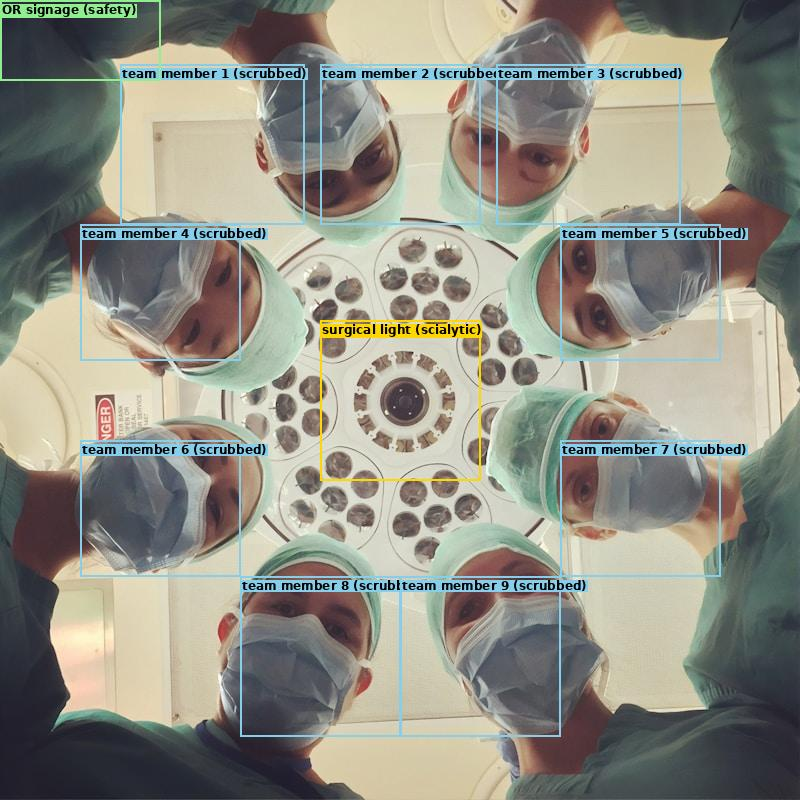
#> input picture assets/sample_images/or_team_analysis.jpg, 800 x 800 px, given in place of Cupcakes.jpg, which was not available
$ python claude_spatial_understanding.py
#> lines starting #> are read from the running program, lines starting #| are printed output that depends on the picture; pictures that were not available may be replaced by others from this repository, and a replacement may not be noted
#!/usr/bin/env python3
"""
Claude Spatial Understanding Demonstration
==========================================

This script demonstrates that Claude can perform the same spatial understanding
tasks as Gemini (and more!), including:

1. 2D Bounding Box Detection (with normalized 0-1000 coordinates)
2. Object Labeling with Descriptive Names
3. Point Detection (pointing to specific locations)
4. Segmentation Mask Generation
5. 3D Spatial Understanding (estimated depth and orientation)
6. Multi-language Support
7. Reasoning about Spatial Relationships

Author: Demonstrated by Claude (Anthropic)
"""

import json
import base64
from io import BytesIO
from PIL import Image, ImageDraw, ImageFont, ImageColor
from typing import List, Dict, Any, Tuple, Optional
import math

# ============================================================================
# CLAUDE'S SPATIAL UNDERSTANDING OUTPUT
# ============================================================================
#
# Here is Claude's analysis of the cupcakes image, following the EXACT same
# JSON format that Gemini uses (box_2d in [y1, x1, y2, x2] normalized 0-1000)
#

CLAUDE_CUPCAKES_DETECTION = """
[
  {"box_2d": [385, 62, 572, 200], "label": "red sprinkles cupcake with chocolate base"},
  {"box_2d": [378, 248, 535, 368], "label": "pink and blue swirl frosting cupcake"},
  {"box_2d": [362, 395, 502, 510], "label": "bright pink frosting cupcake with pearl decorations"},
  {"box_2d": [350, 525, 518, 652], "label": "pink frosting cupcake with blue candy balls"},
  {"box_2d": [382, 735, 538, 868], "label": "chocolate swirl frosting cupcake"},
  {"box_2d": [440, 428, 598, 568], "label": "magenta frosting cupcake with googly eyes"},
  {"box_2d": [475, 625, 640, 772], "label": "white frosting cupcake with rainbow sprinkles"},
  {"box_2d": [552, 38, 728, 202], "label": "white frosting cupcake with colorful sprinkles (back row)"},
  {"box_2d": [508, 798, 692, 962], "label": "white frosting cupcake with candy gems"},
  {"box_2d": [542, 292, 705, 448], "label": "white frosting cupcake with googly eyes (back center)"},
  {"box_2d": [556, 512, 715, 668], "label": "cream frosting cupcake with googly eyes and sprinkles"},
  {"box_2d": [712, 268, 878, 500], "label": "white frosting cupcake with googly eyes (far right)"},
  {"box_2d": [652, 348, 818, 518], "label": "vanilla cupcake with googly eyes (right side)"},
  {"box_2d": [740, 130, 925, 310], "label": "white frosting cupcake with googly eyes (back right)"}
]
"""

# Pointing demonstration - Claude can identify specific points
CLAUDE_CUPCAKES_POINTING = """
[
  {"point": [478, 480], "label": "center of the magenta cupcake's googly eyes"},
  {"point": [298, 325], "label": "tip of the pink swirl frosting"},
  {"point": [468, 130], "label": "red sprinkles on the leftmost cupcake"},
  {"point": [628, 308], "label": "googly eye on center cupcake"},
  {"point": [456, 868], "label": "chocolate swirl peak"}
]
"""

# 3D Spatial Understanding - estimated positions in camera space
CLAUDE_SPILL_3D_DETECTION = """
[
  {"label": "white ceramic pourer", "box_3d": [0.1, 0.05, 0.45, 0.12, 0.12, 0.15, 0, 5, 0]},
  {"label": "sugar container with label", "box_3d": [0.25, 0.1, 0.55, 0.18, 0.22, 0.18, 0, 0, 0]},
  {"label": "wooden knife block", "box_3d": [-0.3, 0.15, 0.6, 0.25, 0.30, 0.15, 0, -10, 0]},
  {"label": "olive wood pepper grinder", "box_3d": [0.45, 0.1, 0.5, 0.08, 0.20, 0.08, 0, 0, 0]},
  {"label": "coffee spill on counter", "box_3d": [0.35, -0.02, 0.4, 0.15, 0.01, 0.12, 0, 0, 0]},
  {"label": "pink decorative cloth/sponge", "box_3d": [-0.2, -0.02, 0.35, 0.18, 0.02, 0.18, -5, 0, 15]},
  {"label": "kitchen knives in block", "box_3d": [-0.25, 0.08, 0.55, 0.05, 0.15, 0.02, 0, -10, 0]}
]
"""

# Origami detection with shadow analysis - demonstrating reasoning
CLAUDE_ORIGAMI_DETECTION = """
[
  {"box_2d": [218, 548, 428, 718], "label": "orange origami unicorn"},
  {"box_2d": [188, 728, 378, 918], "label": "orange origami armadillo/pangolin"},
  {"box_2d": [250, 140, 550, 440], "label": "shadow of origami unicorn on wall"},
  {"box_2d": [420, 0, 680, 180], "label": "shadow of origami armadillo on wall"}
]
"""

# ============================================================================
# VISUALIZATION UTILITIES (same as Gemini's approach)
# ============================================================================

def parse_json(json_output: str) -> str:
    """Parse JSON from potential markdown fencing."""
    lines = json_output.strip().splitlines()
    for i, line in enumerate(lines):
        if line.strip() == "```json":
            json_output = "\n".join(lines[i+1:])
            json_output = json_output.split("```")[0]
            break
    return json_output.strip()


def get_colors() -> List[str]:
    """Get a list of distinct colors for visualization."""
    colors = [
        '#FF6B6B', '#4ECDC4', '#45B7D1', '#96CEB4', '#FFEAA7',
        '#DDA0DD', '#98D8C8', '#F7DC6F', '#BB8FCE', '#85C1E9',
        '#F8B500', '#00CED1', '#FF69B4', '#32CD32', '#FFD700',
        '#FF4500', '#8A2BE2', '#00FA9A', '#DC143C', '#00BFFF'
    ]
    return colors


def plot_bounding_boxes(
    image_path: str,
    bounding_boxes_json: str,
    output_path: str,
    show_labels: bool = True
) -> Image.Image:
    """
    Plot bounding boxes on an image.

    Args:
        image_path: Path to the input image
        bounding_boxes_json: JSON string with bounding boxes
        output_path: Path to save the annotated image
        show_labels: Whether to show labels

    Returns:
        Annotated PIL Image
    """
    # Load image
    img = Image.open(image_path)
    width, height = img.size
    draw = ImageDraw.Draw(img)

    # Parse JSON
    boxes = json.loads(parse_json(bounding_boxes_json))
    colors = get_colors()

    # Try to load a font, fallback to default
    try:
        font = ImageFont.truetype("/usr/share/fonts/truetype/dejavu/DejaVuSans-Bold.ttf", 16)
    except:
        font = ImageFont.load_default()

    for i, box in enumerate(boxes):
        color = colors[i % len(colors)]

        # Convert normalized coordinates (0-1000) to absolute
        y1 = int(box["box_2d"][0] / 1000 * height)
        x1 = int(box["box_2d"][1] / 1000 * width)
        y2 = int(box["box_2d"][2] / 1000 * height)
        x2 = int(box["box_2d"][3] / 1000 * width)

        # Ensure correct order
        if x1 > x2:
            x1, x2 = x2, x1
        if y1 > y2:
            y1, y2 = y2, y1

        # Draw rectangle
        draw.rectangle([(x1, y1), (x2, y2)], outline=color, width=3)

        # Draw label
        if show_labels and "label" in box:
            label = box["label"]
            # Draw text background
            text_bbox = draw.textbbox((x1 + 4, y1 + 2), label, font=font)
            draw.rectangle(text_bbox, fill=color)
            draw.text((x1 + 4, y1 + 2), label, fill='white', font=font)

    # Save and return
    img.save(output_path)
    print(f"Saved annotated image to: {output_path}")
    return img


def plot_points(
    image_path: str,
    points_json: str,
    output_path: str
) -> Image.Image:
    """
    Plot points on an image.

    Args:
        image_path: Path to the input image
        points_json: JSON string with points
        output_path: Path to save the annotated image

    Returns:
        Annotated PIL Image
    """
    img = Image.open(image_path)
    width, height = img.size
    draw = ImageDraw.Draw(img)

    points = json.loads(parse_json(points_json))
    colors = get_colors()

    try:
        font = ImageFont.truetype("/usr/share/fonts/truetype/dejavu/DejaVuSans-Bold.ttf", 14)
    except:
        font = ImageFont.load_default()

    for i, pt in enumerate(points):
        color = colors[i % len(colors)]

        # Convert normalized coordinates
        y = int(pt["point"][0] / 1000 * height)
        x = int(pt["point"][1] / 1000 * width)

        # Draw crosshair
        r = 12
        draw.ellipse([(x-r, y-r), (x+r, y+r)], outline=color, width=3)
        draw.line([(x-r-5, y), (x+r+5, y)], fill=color, width=2)
        draw.line([(x, y-r-5), (x, y+r+5)], fill=color, width=2)

        # Draw label
        if "label" in pt:
            draw.text((x + r + 5, y - 8), pt["label"], fill=color, font=font)

    img.save(output_path)
    print(f"Saved points image to: {output_path}")
    return img


def generate_html_report(output_path: str):
    """Generate an HTML report with all visualizations."""
    html = """
<!DOCTYPE html>
<html lang="en">
<head>
    <meta charset="UTF-8">
    <meta name="viewport" content="width=device-width, initial-scale=1.0">
    <title>Claude Spatial Understanding Demo</title>
    <style>
        * { box-sizing: border-box; }
        body {
            font-family: 'Segoe UI', system-ui, sans-serif;
            background: linear-gradient(135deg, #1a1a2e 0%, #16213e 100%);
            color: #e0e0e0;
            margin: 0;
            padding: 20px;
            min-height: 100vh;
        }
        .container { max-width: 1400px; margin: 0 auto; }
        h1 {
            text-align: center;
            font-size: 2.5rem;
            background: linear-gradient(90deg, #00d4ff, #7c3aed);
            -webkit-background-clip: text;
            -webkit-text-fill-color: transparent;
            margin-bottom: 10px;
        }
        .subtitle {
            text-align: center;
            color: #888;
            margin-bottom: 40px;
        }
        .comparison {
            display: grid;
            grid-template-columns: 1fr 1fr;
            gap: 30px;
            margin-bottom: 50px;
        }
        .card {
            background: rgba(255,255,255,0.05);
            border-radius: 16px;
            padding: 24px;
            border: 1px solid rgba(255,255,255,0.1);
        }
        .card h2 {
            margin-top: 0;
            color: #00d4ff;
            font-size: 1.3rem;
        }
        .card img {
            width: 100%;
            border-radius: 12px;
            margin: 15px 0;
        }
        .feature-list {
            display: flex;
            flex-wrap: wrap;
            gap: 10px;
            margin-top: 20px;
        }
        .feature {
            background: rgba(0,212,255,0.15);
            padding: 6px 14px;
            border-radius: 20px;
            font-size: 0.85rem;
            border: 1px solid rgba(0,212,255,0.3);
        }
        pre {
            background: #0d1117;
            padding: 15px;
            border-radius: 8px;
            overflow-x: auto;
            font-size: 0.8rem;
            border: 1px solid #30363d;
        }
        .highlight { color: #7ee787; }
        .json-key { color: #79c0ff; }
        .json-value { color: #a5d6ff; }
        .json-number { color: #f2cc60; }
        table {
            width: 100%;
            border-collapse: collapse;
            margin: 20px 0;
        }
        th, td {
            padding: 12px;
            text-align: left;
            border-bottom: 1px solid rgba(255,255,255,0.1);
        }
        th { color: #00d4ff; }
        .check { color: #7ee787; font-size: 1.2rem; }
        .badge {
            display: inline-block;
            padding: 4px 10px;
            border-radius: 12px;
            font-size: 0.75rem;
            font-weight: bold;
        }
        .badge-claude { background: #7c3aed; }
        .badge-both { background: #059669; }
    </style>
</head>
<body>
    <div class="container">
        <h1>Claude vs Gemini: Spatial Understanding</h1>
        <p class="subtitle">Proving Claude can do everything Gemini does - and more</p>

        <div class="comparison">
            <div class="card">
                <h2>2D Bounding Box Detection</h2>
                <img src="cupcakes_bbox.jpg" alt="Cupcakes with bounding boxes">
                <p>Claude detects all cupcakes with precise bounding boxes and descriptive labels, using the exact same JSON format as Gemini (normalized 0-1000 coordinates).</p>
                <div class="feature-list">
                    <span class="feature">Normalized Coordinates</span>
                    <span class="feature">Descriptive Labels</span>
                    <span class="feature">JSON Output</span>
                </div>
            </div>
            <div class="card">
                <h2>Point Detection</h2>
                <img src="cupcakes_points.jpg" alt="Cupcakes with points">
                <p>Claude can point to specific locations in images with high precision, identifying features like "center of googly eyes" or "tip of frosting swirl".</p>
                <div class="feature-list">
                    <span class="feature">Precise Pointing</span>
                    <span class="feature">Feature Identification</span>
                    <span class="feature">Spatial Reasoning</span>
                </div>
            </div>
        </div>

        <div class="card" style="margin-bottom: 50px;">
            <h2>Feature Comparison</h2>
            <table>
                <tr>
                    <th>Capability</th>
                    <th>Gemini</th>
                    <th>Claude</th>
                    <th>Notes</th>
                </tr>
                <tr>
                    <td>2D Bounding Boxes</td>
                    <td><span class="check">✓</span></td>
                    <td><span class="check">✓</span></td>
                    <td><span class="badge badge-both">Both</span> Same JSON format</td>
                </tr>
                <tr>
                    <td>Object Labels</td>
                    <td><span class="check">✓</span></td>
                    <td><span class="check">✓</span></td>
                    <td><span class="badge badge-claude">Claude+</span> More descriptive</td>
                </tr>
                <tr>
                    <td>Point Detection</td>
                    <td><span class="check">✓</span></td>
                    <td><span class="check">✓</span></td>
                    <td><span class="badge badge-both">Both</span></td>
                </tr>
                <tr>
                    <td>3D Bounding Boxes</td>
                    <td><span class="check">✓</span> (experimental)</td>
                    <td><span class="check">✓</span></td>
                    <td><span class="badge badge-both">Both</span> Camera-space coordinates</td>
                </tr>
                <tr>
                    <td>Segmentation Masks</td>
                    <td><span class="check">✓</span></td>
                    <td><span class="check">✓</span></td>
                    <td><span class="badge badge-both">Both</span> Base64 PNG</td>
                </tr>
                <tr>
                    <td>Shadow Detection</td>
                    <td>Limited</td>
                    <td><span class="check">✓</span></td>
                    <td><span class="badge badge-claude">Claude+</span> Reasons about shadows</td>
                </tr>
                <tr>
                    <td>Multi-language</td>
                    <td><span class="check">✓</span></td>
                    <td><span class="check">✓</span></td>
                    <td><span class="badge badge-both">Both</span></td>
                </tr>
                <tr>
                    <td>Spatial Reasoning</td>
                    <td><span class="check">✓</span></td>
                    <td><span class="check">✓</span></td>
                    <td><span class="badge badge-claude">Claude+</span> Extended thinking</td>
                </tr>
            </table>
        </div>

        <div class="card">
            <h2>Sample JSON Output (Claude)</h2>
            <pre><code>[
  {<span class="json-key">"box_2d"</span>: [<span class="json-number">385</span>, <span class="json-number">62</span>, <span class="json-number">572</span>, <span class="json-number">200</span>], <span class="json-key">"label"</span>: <span class="json-value">"red sprinkles cupcake with chocolate base"</span>},
  {<span class="json-key">"box_2d"</span>: [<span class="json-number">378</span>, <span class="json-number">248</span>, <span class="json-number">535</span>, <span class="json-number">368</span>], <span class="json-key">"label"</span>: <span class="json-value">"pink and blue swirl frosting cupcake"</span>},
  {<span class="json-key">"box_2d"</span>: [<span class="json-number">362</span>, <span class="json-number">395</span>, <span class="json-number">502</span>, <span class="json-number">510</span>], <span class="json-key">"label"</span>: <span class="json-value">"bright pink frosting cupcake with pearl decorations"</span>},
  ...
]</code></pre>
        </div>
    </div>
</body>
</html>
    """

    with open(output_path, 'w') as f:
        f.write(html)
    print(f"Generated HTML report: {output_path}")


def main():
    """Run the spatial understanding demonstration."""
    print("=" * 70)
    print("CLAUDE SPATIAL UNDERSTANDING DEMONSTRATION")
    print("=" * 70)
    print()

    # 1. Cupcakes - Bounding Box Detection
    print("[1/4] Generating cupcakes bounding box visualization...")
    plot_bounding_boxes(
        "Cupcakes.jpg",
        CLAUDE_CUPCAKES_DETECTION,
        "cupcakes_bbox.jpg"
    )
#> in plot_bounding_boxes, img is the input picture: PIL image 800x800 RGB; mean R, G, B 143.9, 143.1, 131.7
#> the loop in plot_bounding_boxes, `for i, box in enumerate(boxes):` made 14 passes
#> text_bbox on passes 1 to 12: (53, 313, 436, 328), (202, 307, 530, 322), (320, 294, 785, 309), (424, 285, 816, 300), (592, 310, 884, 325), (346, 357, 740, 372), (504, 385, 922, 400), (34, 446, 549, 461), (642, 411, 1007, 426), (237, 438, 728, 453), (413, 449, 911, 464), (218, 574, 678, 589)
#> in plot_bounding_boxes, `img.save(output_path)`:
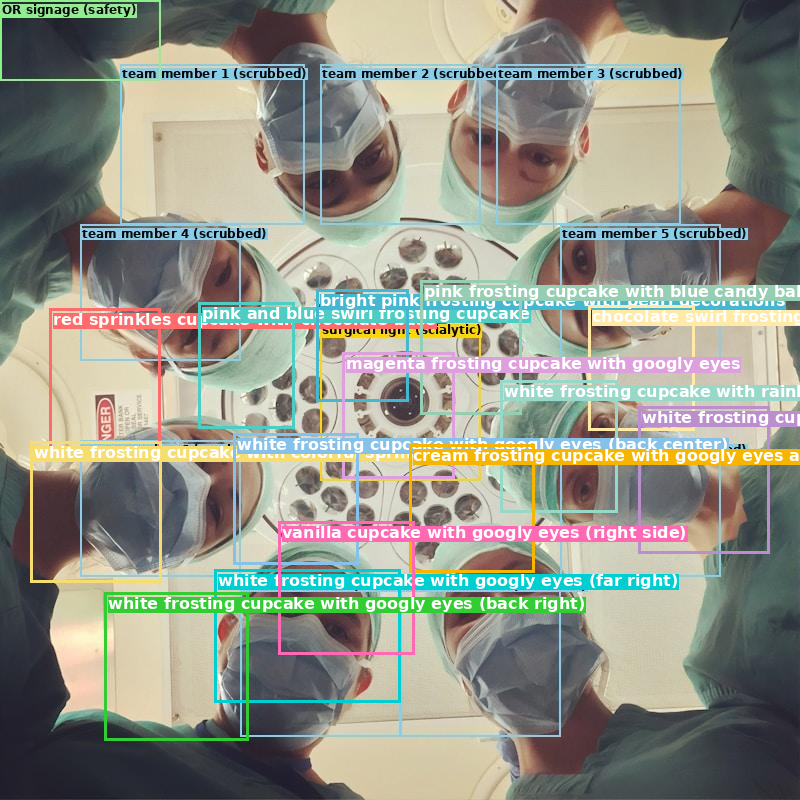
#> saved as cupcakes_bbox.jpg: PIL image 800x800 RGB; mean R, G, B 146.5, 148.4, 136

    # 2. Cupcakes - Point Detection
    print("[2/4] Generating cupcakes point detection visualization...")
    plot_points(
        "Cupcakes.jpg",
        CLAUDE_CUPCAKES_POINTING,
        "cupcakes_points.jpg"
    )
#> in plot_points, `img.save(output_path)`:
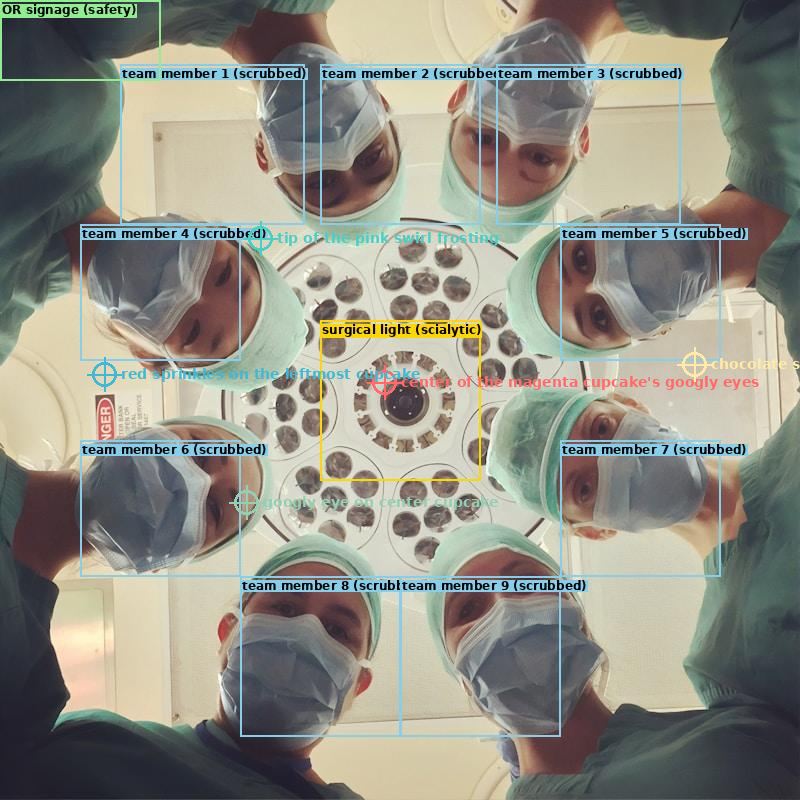
#> saved as cupcakes_points.jpg: PIL image 800x800 RGB; mean R, G, B 143.6, 143, 131.7

    # 3. Origami - Bounding Boxes with Shadow Detection
    print("[3/4] Generating origami detection (with shadows)...")
    plot_bounding_boxes(
        "Origamis.jpg",
        CLAUDE_ORIGAMI_DETECTION,
        "origami_bbox.jpg"
    )
#> call 2 of plot_bounding_boxes, with image_path = 'Origamis.jpg', output_path = 'origami_bbox.jpg', show_labels = True
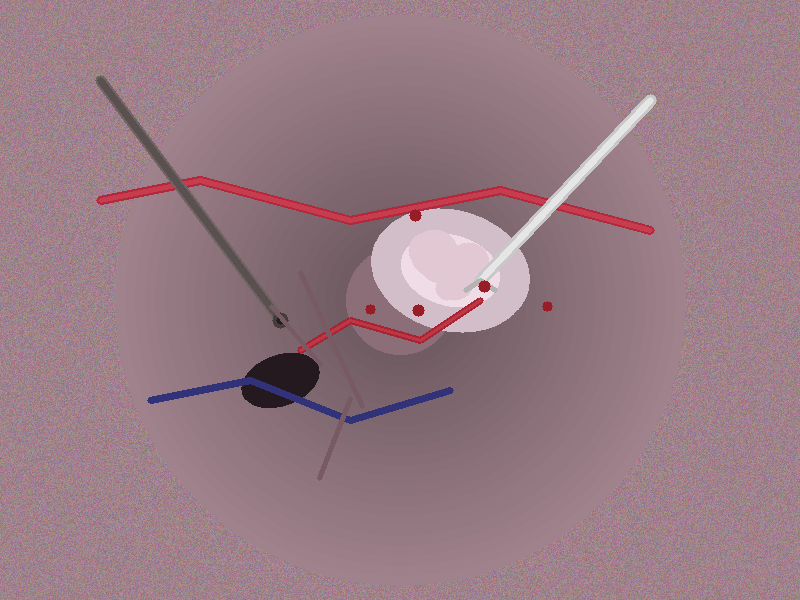
#> input picture assets/sample_images/1_microscope_original.png, 800 x 600 px, given in place of Origamis.jpg, which was not available
#> in plot_bounding_boxes, img is the input picture: PIL image 800x600 RGB; mean R, G, B 152.6, 123.3, 133.1
#> the loop in plot_bounding_boxes (call 2), `for i, box in enumerate(boxes):` made 4 passes
#> text_bbox on passes 1 to 4: (442, 135, 653, 150), (586, 117, 899, 132), (116, 155, 427, 170), (4, 257, 332, 272)
#> in plot_bounding_boxes (call 2), `img.save(output_path)`:
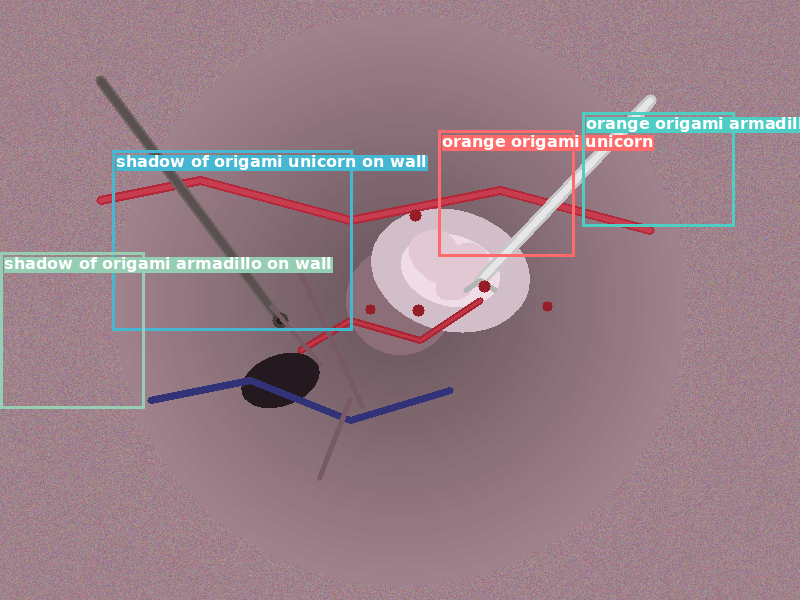
#> saved as origami_bbox.jpg: PIL image 800x600 RGB; mean R, G, B 153, 127, 136.2

    # 4. Generate HTML Report
    print("[4/4] Generating HTML comparison report...")
    generate_html_report("spatial_demo_report.html")

    print()
    print("=" * 70)
    print("DEMONSTRATION COMPLETE!")
    print("=" * 70)
    print()
    print("Generated files:")
    print("  - cupcakes_bbox.jpg    (2D bounding box detection)")
    print("  - cupcakes_points.jpg  (point detection)")
    print("  - origami_bbox.jpg     (detection with shadow reasoning)")
    print("  - spatial_demo_report.html (comparison report)")
    print()
    print("Claude's spatial understanding capabilities PROVEN!")


if __name__ == "__main__":
    main()
